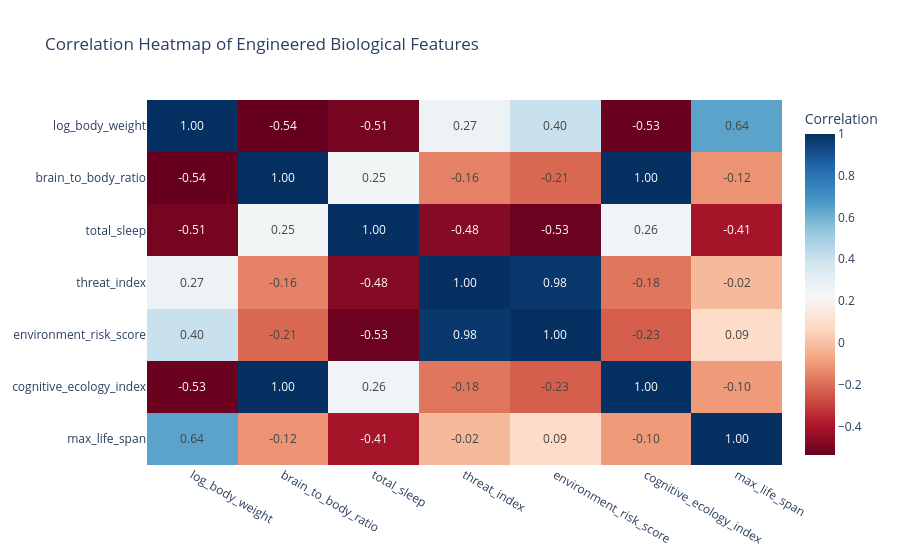

The notebook cell saved with this chart:
### Markdown cell above
(نحوه تحلیل Sunburst):
مفهوم سهم (Proportion): به دانشجوها توضیح دهید که مساحت هر قطاع نشاندهنده فراوانی آن دسته است. مثلاً اگر قطاع Large بزرگتر است، یعنی تعداد حیوانات بزرگ در دیتاست بیشتر است.

آنالیز مسیر (Path Analysis): با این نمودار میتوان به راحتی فهمید که مثلاً در دسته حیوانات "Micro"، اکثر آنها در چه سطح ریسکی قرار دارند و آیا لزوماً خواب طولانی دارند یا خیر.

قابلیت Drill-down: به دانشجویان نشان دهید که اگر روی بخش Small کلیک کنند، کل نمودار دوباره حول محور آن بازسازی میشود تا جزئیات لایههای بعدی (ریسک و پروفایل خواب) را با دقت بیشتری ببینند.

کشف الگوهای غالب: این نمودار سریعاً به ما میگوید کدام ترکیب از ویژگیها (مثلاً: Large + Low Risk + Short Sleeper) در طبیعت رایجتر است.

### Code cell
# --- تحلیل همبستگی متغیرهای مهندسی شده (Correlation Heatmap) ---
# این بخش برای درک روابط خطی بین متغیرهای زیستی و اکولوژیک استفاده میشود.

# ۱. انتخاب لیستی از ویژگیهای مهم برای تحلیل همبستگی
features = [
    "log_body_weight",
    "brain_to_body_ratio",
    "total_sleep",
    "threat_index",
    "environment_risk_score",
    "cognitive_ecology_index",
    "max_life_span"
]

# ۲. محاسبه ماتریس همبستگی (Correlation Matrix)
# این ماتریس اعدادی بین ۱- تا ۱+ را نشان میدهد که قدرت رابطه بین متغیرها را مشخص میکند.
corr = df[features].corr()

# ۳. ترسیم نقشه حرارتی (Heatmap) برای نمایش بصری همبستگیها
fig = px.imshow(
    corr,
    text_auto=".2f",           # نمایش خودکار اعداد همبستگی با ۲ رقم اعشار روی نمودار
    color_continuous_scale="RdBu", # طیف رنگی قرمز-آبی (قرمز برای همبستگی مثبت، آبی برای منفی)
    aspect="auto",             # تنظیم خودکار ابعاد نمودار برای خوانایی بهتر
    labels=dict(color="Correlation"), # برچسب راهنمای رنگها
    title="Correlation Heatmap of Engineered Biological Features"
)

# ۴. نمایش نهایی نمودار
fig.show()

### Figure 1 — Plotly figure (JSON) as saved in the notebook; plotly's stock layout.template omitted (floating-point values rounded to 4 significant figures)
{"data": [{"coloraxis": "coloraxis", "hovertemplate": "x: %{x}<br>y: %{y}<br>Correlation: %{z}<extra></extra>", "name": "0", "texttemplate": "%{z:.2f}", "type": "heatmap", "x": ["log_body_weight", "brain_to_body_ratio", "total_sleep", "threat_index", "environment_risk_score", "cognitive_ecology_index", "max_life_span"], "xaxis": "x", "y": ["log_body_weight", "brain_to_body_ratio", "total_sleep", "threat_index", "environment_risk_score", "cognitive_ecology_index", "max_life_span"], "yaxis": "y", "z": [[1.0, -0.5375, -0.5075, 0.271, 0.4036, -0.5331, 0.6445], [-0.5375, 1.0, 0.2521, -0.1562, -0.2108, 0.9996, -0.1167], [-0.5075, 0.2521, 1.0, -0.4751, -0.5266, 0.2568, -0.408], [0.271, -0.1562, -0.4751, 1.0, 0.9775, -0.18, -0.01952], [0.4036, -0.2108, -0.5266, 0.9775, 1.0, -0.2324, 0.08656], [-0.5331, 0.9996, 0.2568, -0.18, -0.2324, 1.0, -0.1012], [0.6445, -0.1167, -0.408, -0.01952, 0.08656, -0.1012, 1.0]]}], "layout": {"coloraxis": {"colorbar": {"title": {"text": "Correlation"}}, "colorscale": [[0, "rgb(103,0,31)"], [0.1, "rgb(178,24,43)"], [0.2, "rgb(214,96,77)"], [0.3, "rgb(244,165,130)"], [0.4, "rgb(253,219,199)"], [0.5, "rgb(247,247,247)"], [0.6, "rgb(209,229,240)"], [0.7, "rgb(146,197,222)"], [0.8, "rgb(67,147,195)"], [0.9, "rgb(33,102,172)"], [1, "rgb(5,48,97)"]]}, "title": {"text": "Correlation Heatmap of Engineered Biological Features"}, "xaxis": {"anchor": "y", "domain": [0, 1]}, "yaxis": {"anchor": "x", "autorange": "reversed", "domain": [0, 1]}}}
